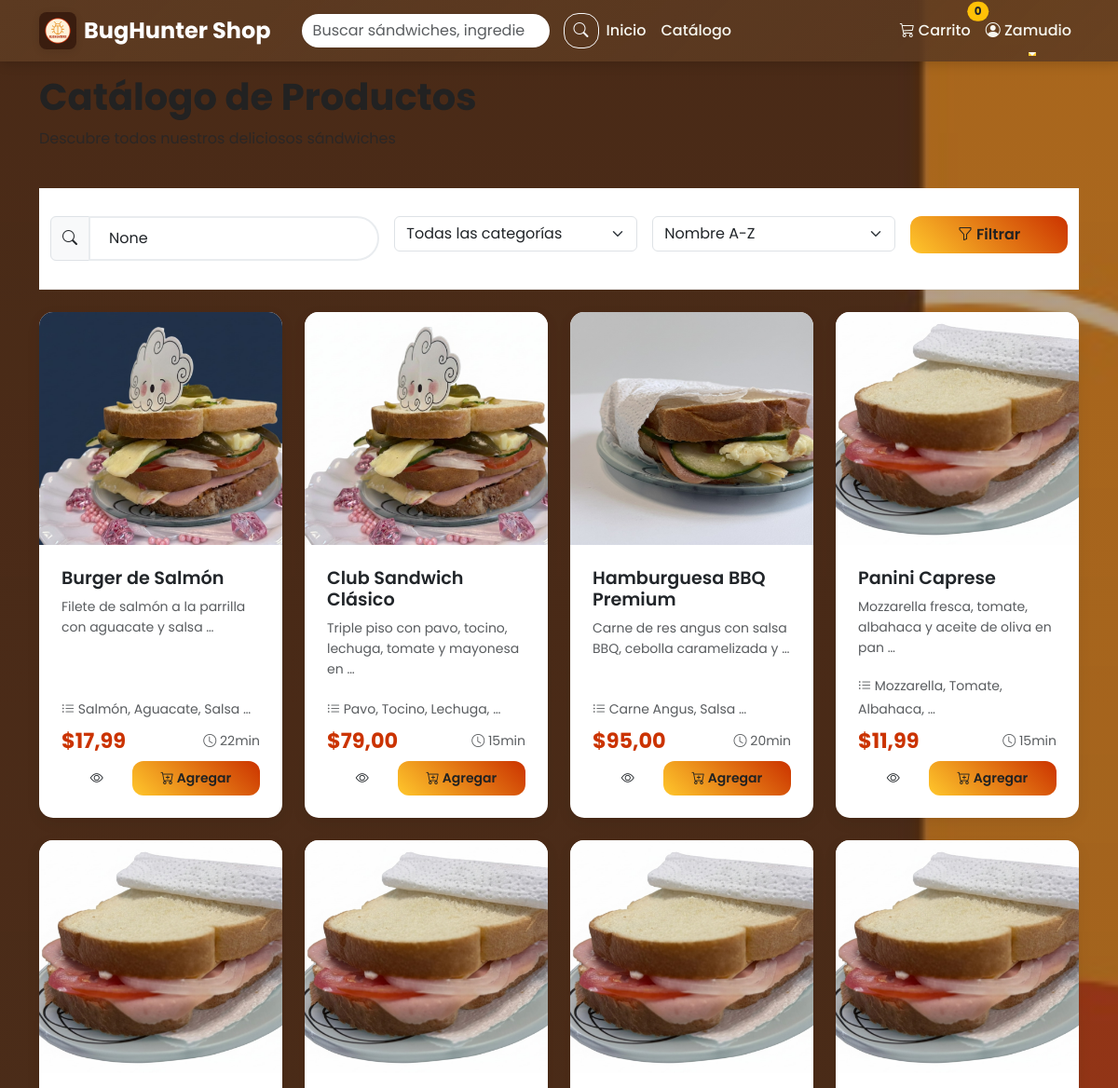
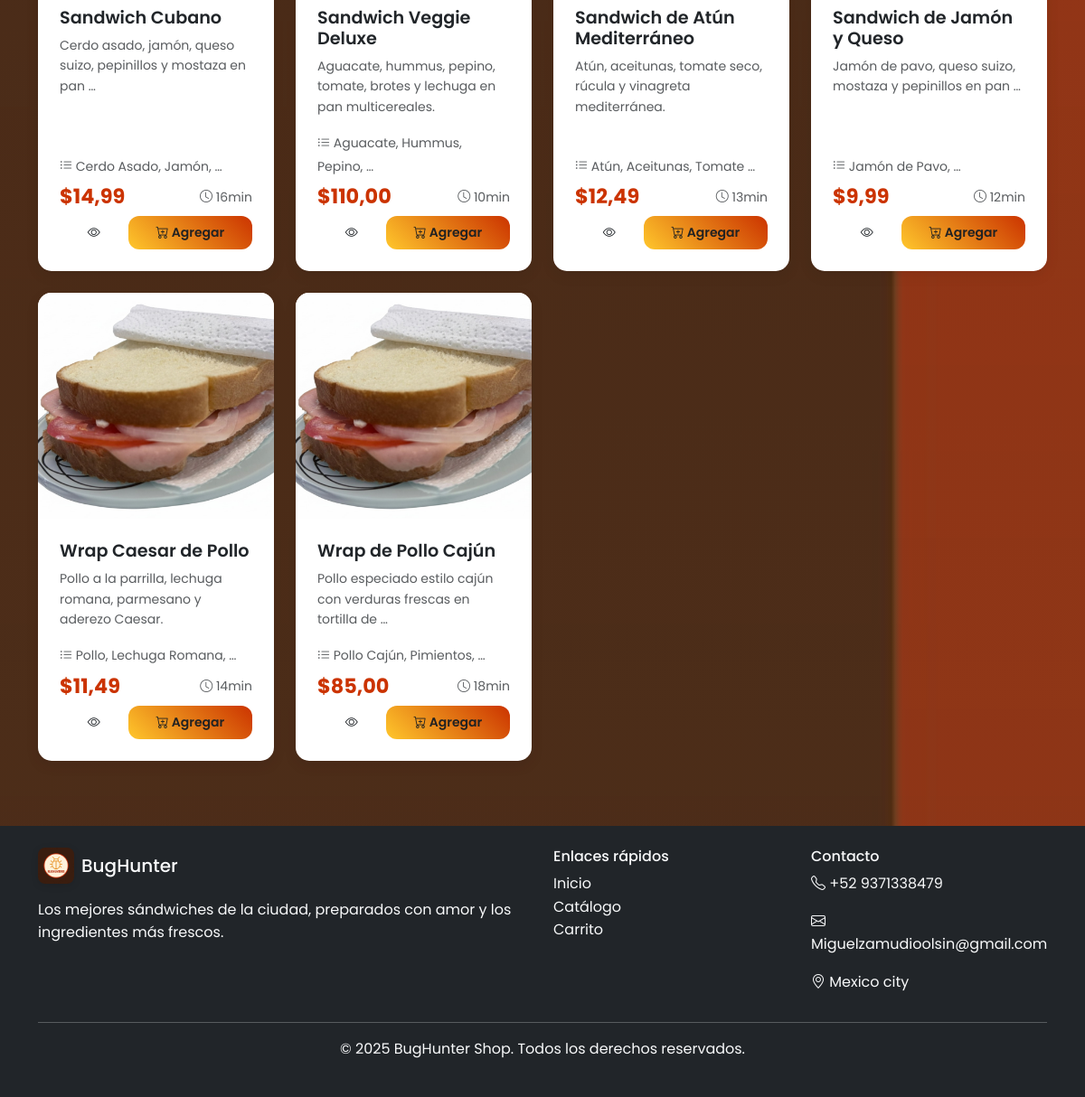
Page /catalogo/ (signed in) on the committed database (2 pictures, top to bottom).
### productos/models.py (models this page shows, shortened)
class Producto(models.Model):
    nombre = models.CharField(max_length=200)
    slug = models.SlugField(max_length=200, unique=True, blank=True)
    descripcion = models.TextField()
    categoria = models.ForeignKey(Categoria, on_delete=models.CASCADE, related_name='productos')
    precio = models.DecimalField(max_digits=10, decimal_places=2)
    imagen = models.ImageField(upload_to='productos/', blank=True, null=True)
    disponible = models.BooleanField(default=True)
    destacado = models.BooleanField(default=False)
    ingredientes = models.TextField(blank=True, help_text="Lista de ingredientes separados por comas")
    tiempo_preparacion = models.PositiveIntegerField(default=15, help_text="Tiempo en minutos")
    fecha_creacion = models.DateTimeField(auto_now_add=True)
    fecha_actualizacion = models.DateTimeField(auto_now=True)
    class Meta:
        verbose_name = 'Producto'
        verbose_name_plural = 'Productos'
        ordering = ['-fecha_creacion']
        indexes = [
            models.Index(fields=['slug']),
            models.Index(fields=['disponible']),
            models.Index(fields=['destacado']),
        ]
    def get_absolute_url(self):
        return reverse('productos:detalle_producto', args=[self.slug])

### productos/views.py (the view)
# urls.py: path('catalogo/', views.catalogo, name='catalogo'),
def catalogo(request):
    productos = Producto.objects.filter(disponible=True)
    categorias = Categoria.objects.filter(activo=True)
    categoria_id = request.GET.get('categoria')
    busqueda = request.GET.get('q')
    orden = request.GET.get('orden', 'nombre')
    if categoria_id:
        productos = productos.filter(categoria_id=categoria_id)
    if busqueda:
        productos = productos.filter(
            Q(nombre__icontains=busqueda) |
            Q(descripcion__icontains=busqueda) |
            Q(ingredientes__icontains=busqueda)
        )
    if orden == 'precio_asc':
        productos = productos.order_by('precio')
    elif orden == 'precio_desc':
        productos = productos.order_by('-precio')
    elif orden == 'nombre':
        productos = productos.order_by('nombre')
    elif orden == 'fecha':
        productos = productos.order_by('-fecha_creacion')
    paginator = Paginator(productos, 12)
    page_number = request.GET.get('page')
    productos_paginados = paginator.get_page(page_number)
    context = {
        'productos': productos_paginados,
        'categorias': categorias,
        'categoria_actual': categoria_id,
        'busqueda_actual': busqueda,
        'orden_actual': orden,
        'titulo': 'Catálogo de Productos'
    }
    return render(request, 'productos/catalogo.html', context)

### templates/productos/catalogo.html (shortened to what this page needs)
{% extends 'base.html' %}
{% load static %}
{% block content %}
<div class="container">
    <div class="row mb-4">
        <div class="col-12">
            <h1 class="fw-bold">{{ titulo }}</h1>
            <p class="text-muted">Descubre todos nuestros deliciosos sándwiches</p>
        </div>
    </div>
    <div class="filtros-section">
        <div class="container">
            <form method="get" class="row g-3">
                <div class="col-md-4">
                    <div class="input-group">
                        <span class="input-group-text"><i class="bi bi-search"></i></span>
                        <input type="text"
                               class="form-control search-box"
                               name="q"
                               value="{{ busqueda_actual }}"
                               placeholder="Buscar sándwiches..."
                               id="search-input">
                    </div>
                </div>
                <div class="col-md-3">
                    <select class="form-select" name="categoria" onchange="this.form.submit()">
                        <option value="">Todas las categorías</option>
                    </select>
                </div>
                <div class="col-md-3">
                    <select class="form-select" name="orden" onchange="this.form.submit()">
                        <option value="nombre" {% if orden_actual == 'nombre' %}selected{% endif %}>
                            Nombre A-Z
                        </option>
                    </select>
                </div>
                <div class="col-md-2">
                    <button type="submit" class="btn btn-primary w-100">
                        <i class="bi bi-funnel"></i> Filtrar
                    </button>
                </div>
            </form>
        </div>
    </div>
    {% if productos %}
    <div class="row">
        {% for producto in productos %}
        <div class="col-lg-3 col-md-4 col-sm-6 mb-4">
            <div class="card producto-card h-100">
                {% if forloop.counter == 1 %}
                    <img src="/media/Nproductos/1.jpg" class="card-img-top" alt="{{ producto.nombre }}" loading="lazy">
                {% elif forloop.counter == 2 %}
                    <img src="/media/Nproductos/2.jpg" class="card-img-top" alt="{{ producto.nombre }}" loading="lazy">
                {% elif forloop.counter == 3 %}
                    <img src="/media/Nproductos/3.jpg" class="card-img-top" alt="{{ producto.nombre }}" loading="lazy">
                {% else %}
                    <img src="/media/Nproductos/4.jpg" class="card-img-top" alt="{{ producto.nombre }}" loading="lazy">
                {% endif %}
                <div class="card-body d-flex flex-column">
                    <h6 class="card-title">{{ producto.nombre }}</h6>
                    <p class="card-text text-muted small flex-grow-1">
                        {{ producto.descripcion|truncatewords:10 }}
                    </p>
                    {% if producto.ingredientes %}
                    <div class="mb-2">
                        <small class="text-muted">
                            <i class="bi bi-list-ul"></i>
                            {{ producto.ingredientes|truncatewords:3 }}
                        </small>
                    </div>
                    {% endif %}
                    <div class="d-flex justify-content-between align-items-center mb-2">
                        <span class="precio h6 mb-0">${{ producto.precio }}</span>
                        <small class="text-muted">
                            <i class="bi bi-clock"></i> {{ producto.tiempo_preparacion }}min
                        </small>
                    </div>
                    <div class="btn-group w-100" role="group">
                        <a href="{{ producto.get_absolute_url }}"
                           class="btn btn-outline-primary btn-sm">
                            <i class="bi bi-eye"></i>
                        </a>
                        <form method="post"
                              action="{% url 'carrito:agregar_al_carrito' producto.id %}"
                              class="flex-grow-1 form-agregar-carrito">
                            <button type="submit" class="btn btn-primary btn-sm w-100">
                                <i class="bi bi-cart-plus"></i> Agregar
                            </button>
                        </form>
                    </div>
                </div>
            </div>
        </div>
        {% endfor %}
    </div>
    {% endif %}
</div>
{% endblock %}

### templates/base.html (shortened to what this page needs)
<!DOCTYPE html>
<html lang="es">
<head>
    <link href="https://cdn.jsdelivr.net/npm/bootstrap@5.3.0/dist/css/bootstrap.min.css" rel="stylesheet">
    <link rel="stylesheet" href="https://cdn.jsdelivr.net/npm/bootstrap-icons@1.10.0/font/bootstrap-icons.css">
    {% load static %}
    <link rel="stylesheet" href="{% static 'css/style.css' %}">
</head>
<body class="site-ui">
    <nav class="navbar navbar-expand-lg navbar-dark navbar-custom fixed-top">
        <div class="container">
            <a class="navbar-brand fw-bold d-flex align-items-center" href="{% url 'productos:inicio' %}">
                <img src="/media/Nproductos/logo.jpg" class="logo-img me-2" alt="logo">
                BugHunter Shop
            </a>
            <form class="d-flex ms-3 navbar-search" role="search" id="search-form" action="{% url 'productos:catalogo' %}" method="get">
                <input id="search-input" name="q" class="form-control me-2" type="search" placeholder="Buscar sándwiches, ingredientes..." aria-label="Buscar">
                <button class="btn btn-outline-light btn-search" type="submit"><i class="bi bi-search"></i></button>
            </form>
            <div class="collapse navbar-collapse" id="navbarNav">
                <ul class="navbar-nav me-auto">
                    <li class="nav-item">
                        <a class="nav-link" href="{% url 'productos:inicio' %}">Inicio</a>
                    </li>
                    <li class="nav-item">
                        <a class="nav-link" href="{% url 'productos:catalogo' %}">Catálogo</a>
                    </li>
                </ul>
                <ul class="navbar-nav">
                    <li class="nav-item">
                        <a class="nav-link position-relative" href="{% url 'carrito:ver_carrito' %}">
                            <i class="bi bi-cart3"></i> Carrito
                            <span class="position-absolute top-0 start-100 translate-middle badge rounded-pill bg-warning text-dark" id="cart-count">
                                0
                            </span>
                        </a>
                    </li>
                    {% if user.is_authenticated %}
                    <li class="nav-item dropdown">
                        <a class="nav-link dropdown-toggle" href="#" role="button" data-bs-toggle="dropdown">
                            <i class="bi bi-person-circle"></i> {{ user.username }}
                        </a>
                    </li>
                    {% else %}
                    <li class="nav-item">
                        <a class="nav-link" href="{% url 'admin:login' %}">
                            <i class="bi bi-box-arrow-in-right"></i> Iniciar Sesión
                        </a>
                    </li>
                    {% endif %}
                </ul>
            </div>
        </div>
    </nav>
    <main class="main-content">
        {% block content %}
        {% endblock %}
    </main>
    <footer class="bg-dark text-light py-4 mt-5">
        <div class="container">
            <div class="row">
                <div class="col-md-6">
                    <div class="d-flex align-items-center mb-3">
                        <img src="/media/Nproductos/logo.jpg" class="logo-img me-2" alt="logo">
                        <h5 class="mb-0">BugHunter</h5>
                    </div>
                    <p>Los mejores sándwiches de la ciudad, preparados con amor y los ingredientes más frescos.</p>
                </div>
                <div class="col-md-3">
                    <h6>Enlaces rápidos</h6>
                    <ul class="list-unstyled">
                        <li><a href="{% url 'productos:inicio' %}" class="text-light text-decoration-none">Inicio</a></li>
                        <li><a href="{% url 'productos:catalogo' %}" class="text-light text-decoration-none">Catálogo</a></li>
                        <li><a href="{% url 'carrito:ver_carrito' %}" class="text-light text-decoration-none">Carrito</a></li>
                    </ul>
                </div>
                <div class="col-md-3">
                    <h6>Contacto</h6>
                    <p><i class="bi bi-telephone"></i> +52 9371338479</p>
                    <p><i class="bi bi-envelope"></i> Miguelzamudioolsin@gmail.com</p>
                    <p><i class="bi bi-geo-alt"></i> Mexico city</p>
                </div>
            </div>
            <hr>
            <div class="text-center">
                <p>&copy; 2025 BugHunter Shop. Todos los derechos reservados.</p>
            </div>
        </div>
    </footer>
    {% load static %}
</body>
</html>

### static/css/style.css (style rules this page uses)
:root { --color-primary: #5C3A21; --color-terra: #CB3300; --color-mustard: #FFC72C; --color-orange: #E57A00; --color-cream: #F7F7F0; --text-on-dark: var(--color-cream); }
body { font-family: 'Poppins', sans-serif; line-height: 1.6; color: #222; background-color: #fff; }
.site-ui { background-image: url('/media/Nproductos/ui.jpg'); background-size: cover; background-position: center center; background-attachment: fixed; position: relative; color: #222; }
.site-ui::before { content: ''; position: absolute; inset: 0; background: linear-gradient(180deg, rgba(92,58,33,0.45), rgba(92,58,33,0.55)); pointer-events: none; }
.site-ui main, .site-ui footer, .site-ui .container { position: relative; z-index: 2; }
.navbar-custom { background: linear-gradient(135deg, var(--color-primary), rgba(92,58,33,0.85)); box-shadow: 0 2px 12px rgba(0,0,0,0.18); transition: all 0.22s ease; }
.navbar-custom .navbar-brand { font-size: 1.5rem; font-weight: 600; color: white !important; transition: all 0.3s ease; }
.navbar-custom .nav-link { color: var(--color-cream) !important; font-weight: 500; transition: all 0.3s ease; position: relative; }
.navbar-custom .nav-link::after { content: ''; position: absolute; width: 0; height: 2px; bottom: -6px; left: 50%; background-color: var(--color-mustard); transition: all 0.22s ease; transform: translateX(-50%); }
.navbar-brand { font-size: 1.5rem; font-weight: 600; }
.logo-img { height: 40px; width: 40px; object-fit: cover; border-radius: 8px; box-shadow: 0 2px 8px rgba(0,0,0,0.1); }
.main-content { padding-top: 80px; min-height: calc(100vh - 200px); }
.producto-card { border: none; border-radius: 15px; box-shadow: 0 5px 15px rgba(0,0,0,0.08); transition: all 0.3s ease; overflow: hidden; height: 100%; }
.producto-card img { height: 250px; object-fit: cover; transition: transform 0.3s ease; }
.producto-card .card-body { padding: 1.5rem; }
.producto-card .card-title { font-weight: 600; font-size: 1.2rem; margin-bottom: 0.5rem; }
.producto-card .precio { font-size: 1.4rem; font-weight: 700; color: var(--color-terra); margin-bottom: 1rem; }
.btn-primary { background: linear-gradient(45deg, var(--color-mustard), var(--color-terra)); border: none; border-radius: 12px; padding: 8px 20px; font-weight: 600; color: #222; transition: all 0.18s ease; }
.btn-outline-primary { border: 2px solid #667eea; color: #667eea; border-radius: 25px; padding: 8px 20px; font-weight: 500; transition: all 0.3s ease; }
.btn-outline-primary { border: 2px solid var(--color-accent); color: var(--color-accent); border-radius: 25px; padding: 8px 20px; font-weight: 500; transition: all 0.3s ease; }
.filtros-section { background-color: white; padding: 30px 0; border-bottom: 1px solid #eee; position: sticky; top: 76px; z-index: 1000; }
.search-box { border-radius: 25px; border: 2px solid #e9ecef; padding: 10px 20px; transition: border-color 0.3s ease; }
.navbar-search { width: 320px; max-width: 40vw; }
.navbar-search .form-control { border-radius: 20px; padding: 6px 12px; border: 1px solid rgba(0,0,0,0.08); }
.navbar-search .btn-search { border-radius: 16px; padding: 6px 10px; margin-left: 6px; }

### rows in the picture
Producto: nombre "Burger de Salmón", descripcion "Filete de salmón a la parrilla con aguacate y salsa …", ingredientes "Salmón, Aguacate, Salsa …", precio "17,99", tiempo_preparacion "22"
Producto: nombre "Club Sandwich Clásico", descripcion "Triple piso con pavo, tocino, lechuga, tomate y mayonesa en …", ingredientes "Pavo, Tocino, Lechuga, …", precio "79,00", tiempo_preparacion "15"
Producto: nombre "Hamburguesa BBQ Premium", descripcion "Carne de res angus con salsa BBQ, cebolla caramelizada y …", ingredientes "Carne Angus, Salsa …", precio "95,00", tiempo_preparacion "20"
Producto: nombre "Panini Caprese", descripcion "Mozzarella fresca, tomate, albahaca y aceite de oliva en pan …", ingredientes "Mozzarella, Tomate, Albahaca, …", precio "11,99", tiempo_preparacion "15"
Producto: nombre "Sandwich Cubano", descripcion "Cerdo asado, jamón, queso suizo, pepinillos y mostaza en pan …", ingredientes "Cerdo Asado, Jamón, …", precio "14,99", tiempo_preparacion "16"
Producto: nombre "Sandwich Veggie Deluxe", descripcion "Aguacate, hummus, pepino, tomate, brotes y lechuga en pan multicereales.", ingredientes "Aguacate, Hummus, Pepino, …", precio "110,00", tiempo_preparacion "10"
Producto: nombre "Sandwich de Atún Mediterráneo", descripcion "Atún, aceitunas, tomate seco, rúcula y vinagreta mediterránea.", ingredientes "Atún, Aceitunas, Tomate …", precio "12,49", tiempo_preparacion "13"
Producto: nombre "Sandwich de Jamón y Queso", descripcion "Jamón de pavo, queso suizo, mostaza y pepinillos en pan …", ingredientes "Jamón de Pavo, …", precio "9,99", tiempo_preparacion "12"
Producto: nombre "Wrap Caesar de Pollo", descripcion "Pollo a la parrilla, lechuga romana, parmesano y aderezo Caesar.", ingredientes "Pollo, Lechuga Romana, …", precio "11,49", tiempo_preparacion "14"
Producto: nombre "Wrap de Pollo Cajún", descripcion "Pollo especiado estilo cajún con verduras frescas en tortilla de …", ingredientes "Pollo Cajún, Pimientos, …", precio "85,00", tiempo_preparacion "18"

### other values in the picture
{{ user.username }} "Zamudio"
